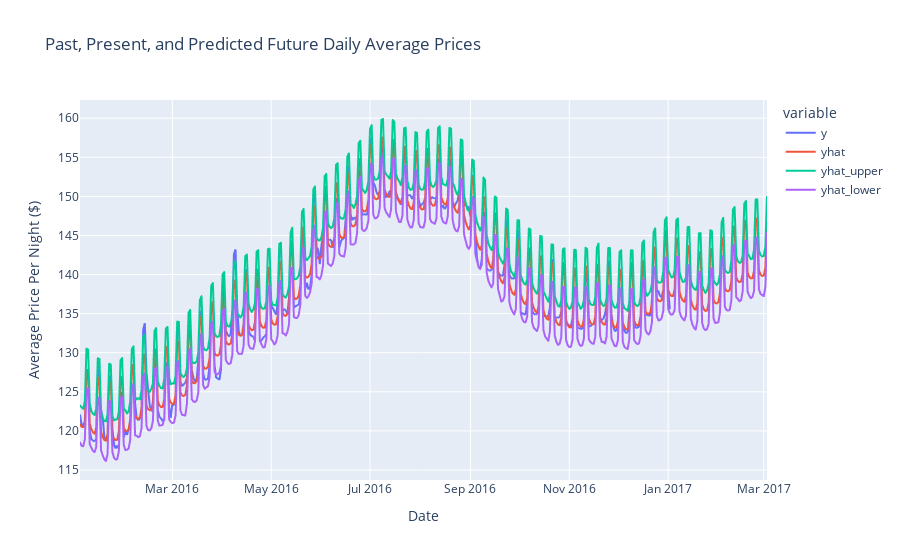

This figure's notebook cell:
### Code cell
px.line(previous_future_prices,
        labels={'value':'Average Price Per Night ($)', 'ds':'Date'},
        title="Past, Present, and Predicted Future Daily Average Prices")

### Figure 1 — Plotly figure (JSON) as saved in the notebook; plotly's stock layout.template omitted (floating-point values rounded to 4 significant figures; data arrays with more than 128 entries replaced by an {"elided": "..."} marker saying what was removed)
{"data": [{"hovertemplate": "variable=y<br>Date=%{x}<br>Average Price Per Night ($)=%{y}<extra></extra>", "legendgroup": "y", "line": {"color": "#636efa", "dash": "solid"}, "mode": "lines", "name": "y", "showlegend": true, "type": "scattergl", "x": {"elided": "425 str values"}, "xaxis": "x", "y": {"elided": "425 float values"}, "yaxis": "y"}, {"hovertemplate": "variable=yhat<br>Date=%{x}<br>Average Price Per Night ($)=%{y}<extra></extra>", "legendgroup": "yhat", "line": {"color": "#EF553B", "dash": "solid"}, "mode": "lines", "name": "yhat", "showlegend": true, "type": "scattergl", "x": {"elided": "425 str values"}, "xaxis": "x", "y": {"elided": "425 float values"}, "yaxis": "y"}, {"hovertemplate": "variable=yhat_upper<br>Date=%{x}<br>Average Price Per Night ($)=%{y}<extra></extra>", "legendgroup": "yhat_upper", "line": {"color": "#00cc96", "dash": "solid"}, "mode": "lines", "name": "yhat_upper", "showlegend": true, "type": "scattergl", "x": {"elided": "425 str values"}, "xaxis": "x", "y": {"elided": "425 float values"}, "yaxis": "y"}, {"hovertemplate": "variable=yhat_lower<br>Date=%{x}<br>Average Price Per Night ($)=%{y}<extra></extra>", "legendgroup": "yhat_lower", "line": {"color": "#ab63fa", "dash": "solid"}, "mode": "lines", "name": "yhat_lower", "showlegend": true, "type": "scattergl", "x": {"elided": "425 str values"}, "xaxis": "x", "y": {"elided": "425 float values"}, "yaxis": "y"}], "layout": {"legend": {"title": {"text": "variable"}, "tracegroupgap": 0}, "title": {"text": "Past, Present, and Predicted Future Daily Average Prices"}, "xaxis": {"anchor": "y", "domain": [0, 1], "title": {"text": "Date"}}, "yaxis": {"anchor": "x", "domain": [0, 1], "title": {"text": "Average Price Per Night ($)"}}}}
